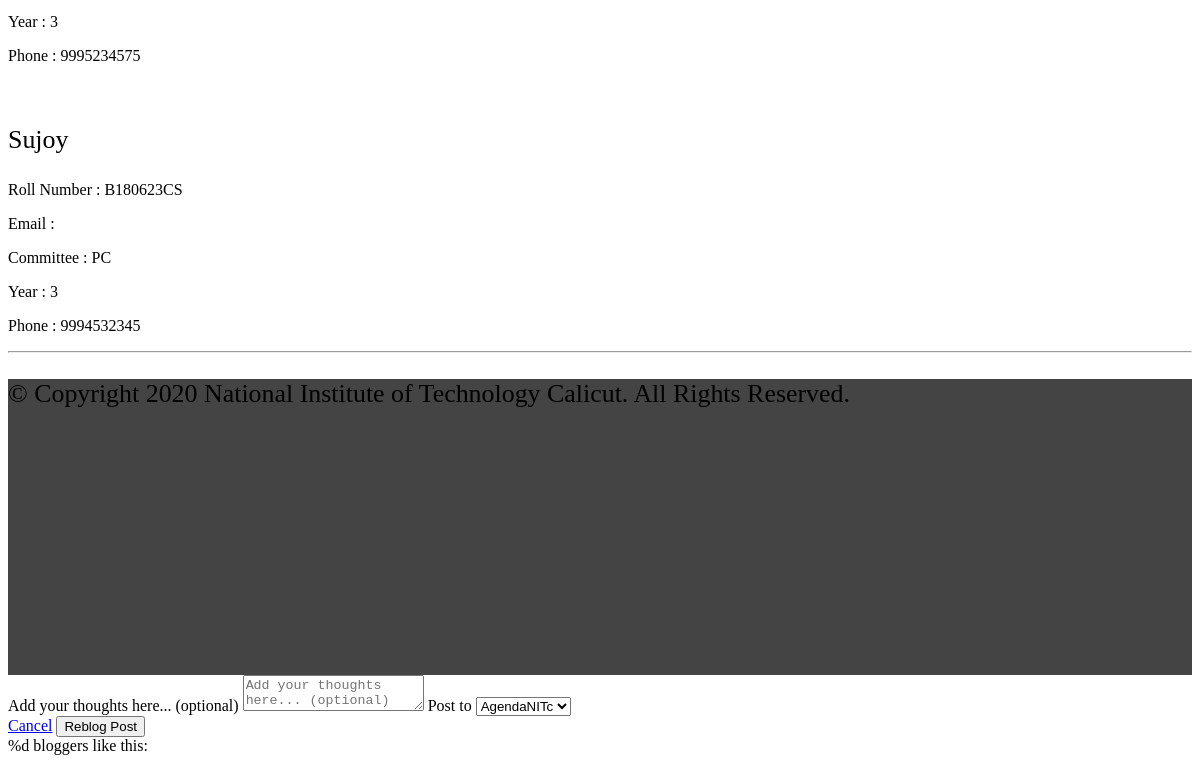
Before: /students (lower part) with the older database file.
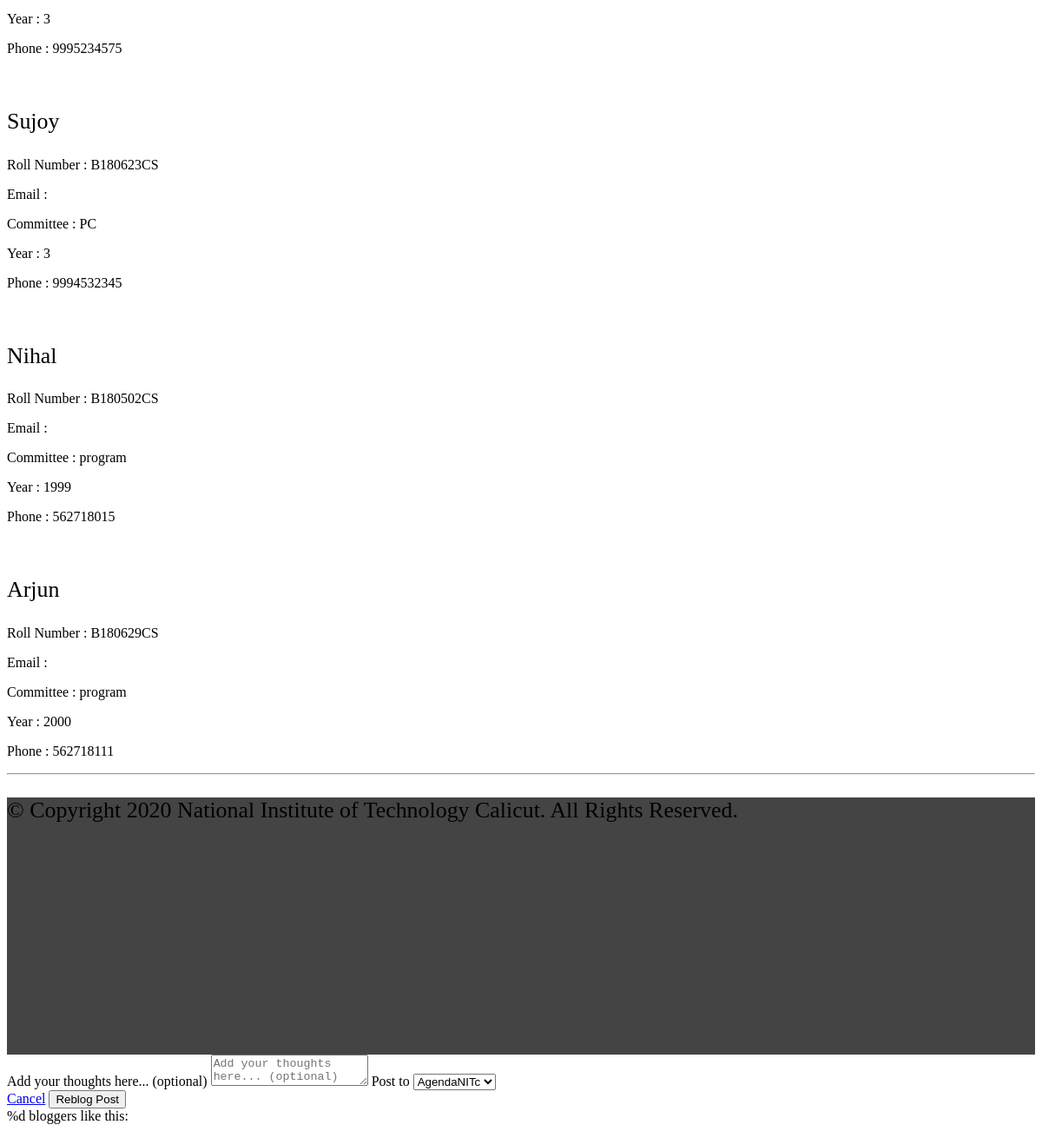
After: the same page with the newer database file.
### tables this page shows
CREATE TABLE Student(Roll_no VARCHAR(10) PRIMARY KEY ,
Name VARCHAR(20), Email VARCHAR(30), Committee VARCHAR(10), 
Year INTEGER, Phone INTEGER);

### app.py (the view)
@app.route("/students")
def allstudents():
    conn = get_db_connection()
    students = conn.execute('SELECT * FROM Student').fetchall()
    conn.close()
    return render_template('students2.html', students = students)

### app.py (called while the page is built)
def get_db_connection():
    conn = sqlite3.connect('MainDatabase.db')
    conn.row_factory = sqlite3.Row #row wise access, treats rows like python dictionaries
    return conn

### templates/students2.html (shortened to what the changed rows need)
<!doctype html>
<html lang="en">
<head>
    <link rel='stylesheet' id='all-css-0-1' href='https://s0.wp.com/_static/??-eJydkttuwyAMhl9ohPUUbRfTnoXTEjecBGZZ3n4O7aIqraJqNwib//sNNnyMTAWPxiN3hUVbOvCZj1EFx7IDa6ZV1KicX/hjLBeZVYKIECj6CtaGcUvfh2+TmCxSWkM0TtYscvDKFk1pSnAtcg9kkBsH/l5yzhzpfJDhZ9ls1bUwzJTBKNTAanQn/9N2hUJpUkcnyfD35tTsuSxgNZc2VFwmkabV9f9tg71xz9hU6uYRYgoFWZdAP32TlUUSCL5bz2GNq3DF9vSEA9eQccmxx+hN54WmATIp0vVTLfEFAu4D1kEvmy23uZWUd1HgrHBGgzCW+udxC7uUljImkzOj1UFxrDa+lvt0H7v29W3Xtsfj6fwLTGQs6g==?cssminify=yes'
        type='text/css' media='all' />
    <link rel='stylesheet' id='all-css-2-1' href='https://s0.wp.com/wp-content/mu-plugins/comment-likes/css/comment-likes.css?m=1407378799h&cssminify=yes' type='text/css' media='all' />
    <link rel='stylesheet' id='print-css-3-1' href='https://s0.wp.com/wp-content/themes/pub/varia/print.css?m=1571655471h&cssminify=yes' type='text/css' media='print' />
    <link rel='stylesheet' id='all-css-4-1' href='https://s0.wp.com/_static/??-eJx9jUsOwjAMRC+EcUFQiQXiLGnqBkMSR4nTitvTig0/deeR35vBKYGVqBQV9UqBCqbaoZWqwpmw6MPT1paywf/kaDIb5GhfKEzJSvgRQoXkq+NYcOLekRakOn/lzgTeTKgUkjc6l/5ffCtwJODFGmWJHwEGbzivqVGWBdMHjtCZDON+jc7UeXHz6XCm3uKapFIgU5KsMEgO33lRL+G8a5tDe2qObXN7Al/RkDw=?cssminify=yes'
        type='text/css' media='all' />
    <link rel='stylesheet' id='all-css-6-1' href='https://s0.wp.com/_static/??/wp-content/themes/pub/coutoire/style.css,/wp-content/mu-plugins/admin-bar/masterbar-overrides/masterbar.css?m=1604690560j&cssminify=yes' type='text/css' media='all' />
    <link rel='stylesheet' id='all-css-8-1' href='https://s0.wp.com/_static/??-eJxti8sKgCAQAH8oW6KHdoi+xcTUWF1pjX4/OnSIOg0DM3BmYSgVmwrEQ2Q8XEgMmbiIFXXYgb3eQ3IPa8Ncwf/FZIJGgeToLZ+peBstg+/AIS0a72COU9OPUg69atV2AWWKN+I=?cssminify=yes' type='text/css' media='all'
    />
</head>
<body class="page-template-default page page-id-170 logged-in admin-bar no-customize-support wp-embed-responsive customizer-styles-applied singular image-filters-enabled hide-homepage-title highlander-enabled highlander-light">
    <div id="page" class="site">
        <div id="content" class="site-content">
            <section id="primary" class="content-area">
                <main id="main" class="site-main">
                    <article id="post-170" class="post-170 page type-page status-publish hentry entry">
                        <div class="entry-content">
                            <div class="wp-block-group alignfull">
                                    {% for student in students%}
                                    <div class="wp-block-media-text alignwide is-stacked-on-mobile" style="grid-template-columns:15% auto;">
                                        <figure class="wp-block-media-text__media">
                                                sizes="(max-width: 225px) 100vw, 225px" /></figure>
                                        <div class="wp-block-media-text__content">
                                            <p class="has-large-font-size">{{student['Name']}}</p>
                                            <p>Roll Number : {{student['Roll_no']}}</p>
                                            <p>Email : {{students['Email']}}</p>
                                            <p>Committee : {{student['Committee']}}</p>
                                            <p>Year : {{student['Year']}}</p>
                                            <p>Phone : {{student['Phone']}}</p>
                                        </div>
                                    </div>
                                    {%endfor%}
                        </div>
                    </article>
                </main>
            </section>
        </div>
    </div>
    <link rel='stylesheet' id='screen-css-0-2' href='https://s0.wp.com/wp-content/blog-plugins/launch-banner/style.css?m=1552400413h&cssminify=yes' type='text/css' media='screen' />
    <link rel='stylesheet' id='all-css-1-2' href='https://s0.wp.com/wp-content/mu-plugins/carousel/jetpack-carousel.css?m=1592560282h&cssminify=yes' type='text/css' media='all' />
</body>
</html>

Changed rows visible on the page:
added Student: Name "Nihal", Roll_no "B180502CS", Committee "program", Year "1999", Phone "562718015"
added Student: Name "Arjun", Roll_no "B180629CS", Committee "program", Year "2000", Phone "562718111"
